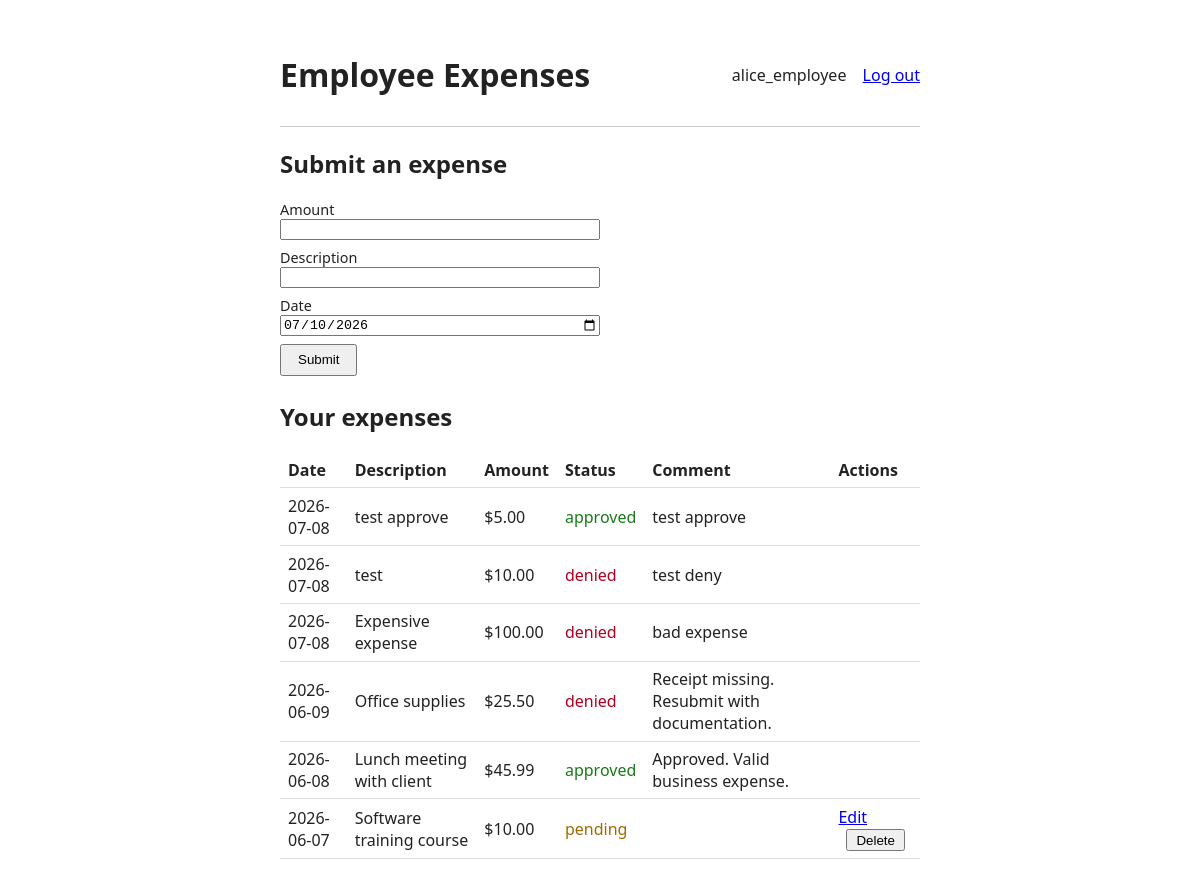
/dashboard (signed in), run on an earlier commit of the app's database.
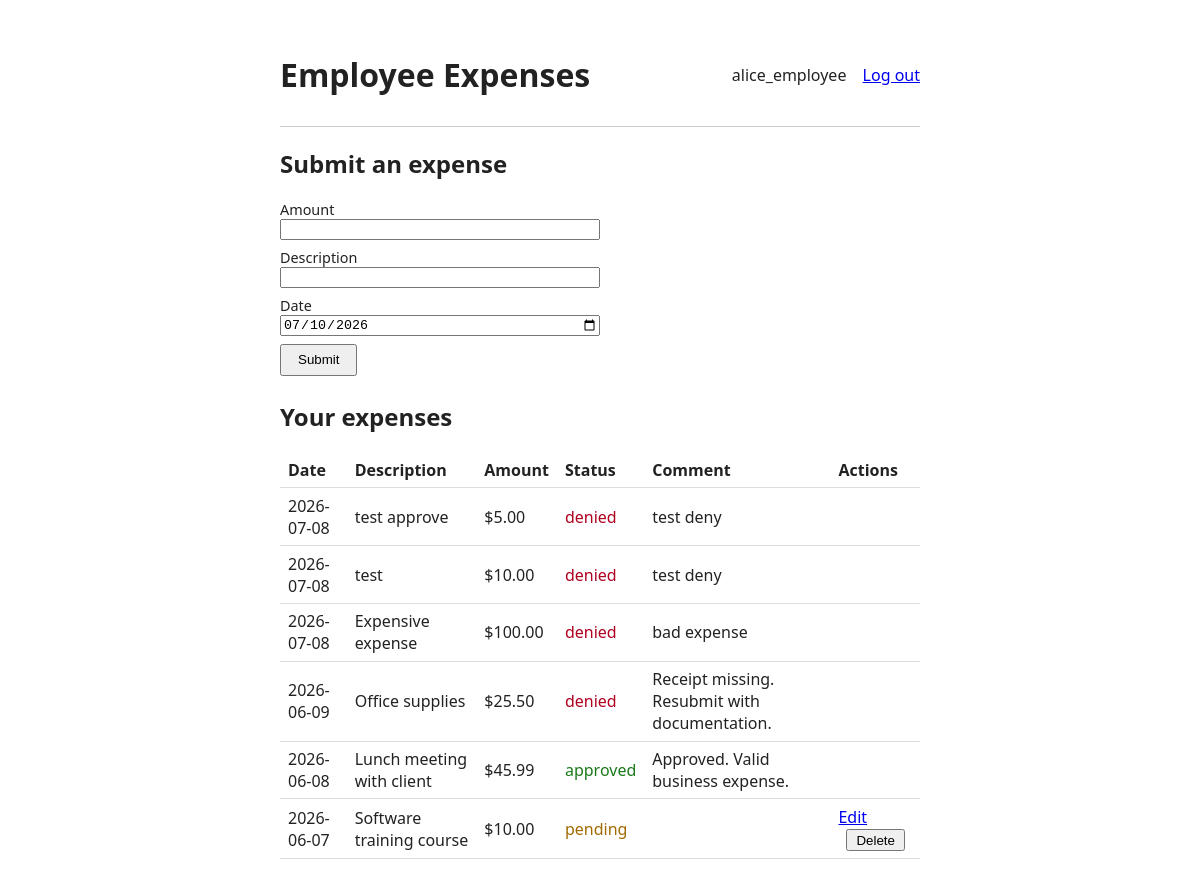
And on a later commit of the database.
### tables this page shows
CREATE TABLE approvals (
    approval_id INTEGER PRIMARY KEY,
    expense_id INTEGER NOT NULL,
    status TEXT NOT NULL,
    reviewer INTEGER,
    comment TEXT,
    review_date TEXT,
    FOREIGN KEY (expense_id) REFERENCES expenses (expense_id)
);

CREATE TABLE expenses (
    expense_id INTEGER PRIMARY KEY,
    user_id INTEGER NOT NULL,
    amount REAL NOT NULL,
    exp_description TEXT NOT NULL,
    date TEXT NOT NULL,
    FOREIGN KEY (user_id) REFERENCES users (user_id)
);

### employee_app/app.py (the view)
@app.route("/dashboard")
@login_required
def dashboard():
    expenses = database.get_employee_expenses(session["user_id"])
    return render_template("dashboard.html", expenses=expenses, today=date.today().isoformat())

### employee_app/auth.py (called while the page is built)
def login_required(view):
    @wraps(view)
    def wrapped_view(*args, **kwargs):
        if "user_id" not in session:
            flash("Please log in to continue.")
            return redirect(url_for("login"))
        return view(*args, **kwargs)
    return wrapped_view

### employee_app/database.py (called while the page is built)
def get_connection():
        try:
                conn = sqlite3.connect(DB_PATH)
                conn.row_factory = sqlite3.Row
                return conn, conn.cursor()
        except sqlite3.Error as error:
                raise RuntimeError(f"Failed to connect to database: {error}") from error

### employee_app/templates/dashboard.html (shortened to what this page needs)
{% extends "base.html" %}
{% block content %}
<section>
    <h2>Submit an expense</h2>
    <form method="post" action="{{ url_for('submit_expense') }}">
        <label>
            Amount
            <input type="number" name="amount" step="0.01" min="0.01" required>
        </label>
        <label>
            Description
            <input type="text" name="description" required>
        </label>
        <label>
            Date
            <input type="date" name="date" value="{{ today }}" required>
        </label>
        <button type="submit">Submit</button>
    </form>
</section>
<section>
    <h2>Your expenses</h2>
    {% if expenses %}
    <table>
        <thead>
            <tr>
                <th>Date</th>
                <th>Description</th>
                <th>Amount</th>
                <th>Status</th>
                <th>Comment</th>
                <th>Actions</th>
            </tr>
        </thead>
        <tbody>
            {% for item in expenses %}
            <tr>
                <td>{{ item.expense.date }}</td>
                <td>{{ item.expense.description }}</td>
                <td>${{ "%.2f"|format(item.expense.amount) }}</td>
                <td class="status status-{{ item.status }}">{{ item.status }}</td>
                <td>{{ item.comment or "" }}</td>
                <td>
                    {% if item.status == "pending" %}
                    <a href="{{ url_for('edit_expense', expense_id=item.expense.expense_id) }}">Edit</a>
                    <form method="post" action="{{ url_for('delete_expense', expense_id=item.expense.expense_id) }}"
                          onsubmit="return confirm('Delete this expense?');" class="inline-form">
                        <button type="submit">Delete</button>
                    </form>
                    {% endif %}
                </td>
            </tr>
            {% endfor %}
        </tbody>
    </table>
    {% else %}
    <p>No expenses submitted yet.</p>
    {% endif %}
</section>
{% endblock %}

What changed in the data, as far as the page shows it:
changed approvals "test approve": status "approved" → "denied"; comment "test approve" → "test deny"
